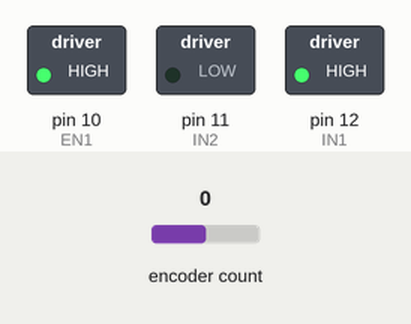
This sketch was run on a simulated Arduino Uno, built with avr-gcc and run on an emulated ATmega328P. Parts: switched loads named in the sketch (green lamp = pin HIGH). Inputs (shaded band) come from the test bench; at power-on: encoder count 0. What the sketch prints to the serial monitor is not drawn.

Above: at 0.1 s.
Timing chart, 0 to 1.6 s (numbered marks = the images above):
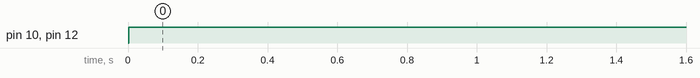

The sketch:

teste2Rhino.ino
```cpp
#include <Encoder.h>

#define IN1 12
#define IN2 11
#define EN1 10

//constantes
float Kp = 0.3;
float Ki = 0.0001;
float Kd = 0.01;

//valores de tempo
int ref_voltas = 5;
unsigned long temp_anterior=0, temp_atual, t;

//valores do pid
float P, I, D;
double erroPassado, erro, erro_anterior = 0, erroSomado = 0;
double PID;

long oldPosition  = 0;
long posAtual;
double angle;

Encoder myEnc(2, 3);

void setup() {
  Serial.begin(115200);
  pinMode(EN1, OUTPUT);
  pinMode(IN1, OUTPUT);
  pinMode(IN2, OUTPUT);
  pinMode(2, INPUT);
  pinMode(3, INPUT);
}

void loop() {
  position();
  calculoErro();
  calculoPID();
  motor();
  /*if(angle>=4*360){
    analogWrite(EN1, 0);
    digitalWrite(IN1,LOW);
    digitalWrite(IN2,LOW);
  }
  else{
    analogWrite(EN1, 255);
    digitalWrite(IN1,HIGH);
    digitalWrite(IN2,LOW);
  }*/
}

void position() {
  posAtual = myEnc.read();
  angle = posAtual*360/1610;
  Serial.println(posAtual);
}

void calculoErro(){
  erro = ref_voltas*360 - angle;
}

void calculoPID(){
  temp_atual = millis();
  t = temp_atual - temp_anterior;

  P = Kp * (erro);
  I = Ki * (erroSomado + erro)*t;
  D = Kd * (erro - erroPassado)/t;
  PID = P + I + D;
  if(PID>=12){
    PID = 12;
  }
  else if(PID<=-12){
    PID = -12;
  }
  else{
    erroSomado += erro;
  }

  if(erro<=5&&erro>=-5){
    PID = 0;
    erroSomado -=erro;
  }

  Serial.print(P);
  Serial.print(" - ");
  Serial.print(I);
  Serial.print(" - ");
  Serial.print(D);
  Serial.print(" - ");
  Serial.print(PID);
  Serial.print(" - ");
  Serial.print(erro);
  Serial.print(" - ");
  erroPassado = erro;
  temp_anterior = temp_atual;
}

void motor(){
  if(PID>0){
    analogWrite(EN1, PID*255/12);
    digitalWrite(IN1,HIGH);
    digitalWrite(IN2,LOW);
  }
  else if(PID<0){
    analogWrite(EN1, -PID*255/12);
    digitalWrite(IN1,LOW);
    digitalWrite(IN2,HIGH);
  }
  Serial.println(PID*255/12);
}
```

Measured:
- by itself, pin 10 (EN1), pin 12 (IN1): LOW → HIGH at 0.00 s
